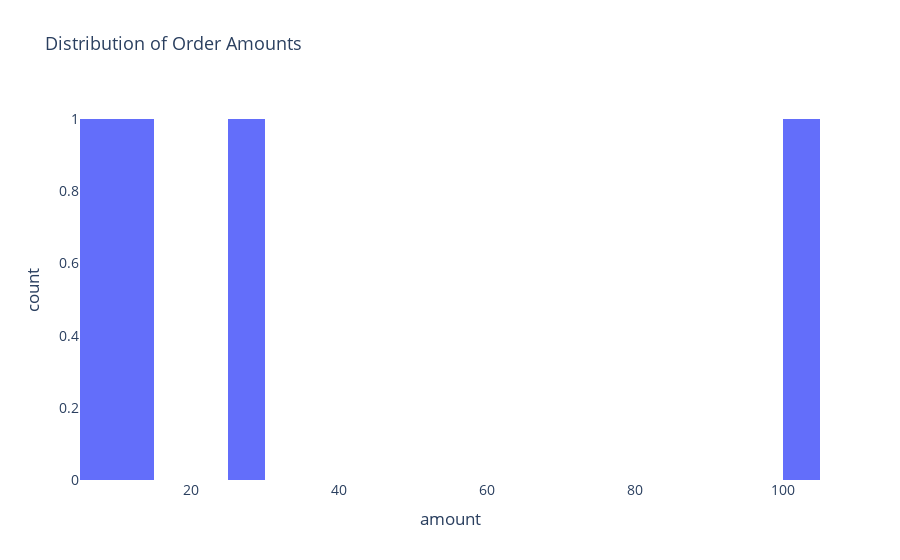

Notebook code cell kept with this figure:
### Markdown cell above
# Distribution of Order amounts:

### Code cell
amount_summary = df["amount"].describe()
amount_summary


fig = histogram_chart(
    df,
    x="amount",
    nbins=20,
    title="Distribution of Order Amounts",
)
save_fig(fig, ROOT/ "reports"/ "figures" / "amount_distribution.png")
print(amount_summary)
fig

### Figure 1 — Plotly figure (JSON) as saved in the notebook; plotly's stock layout.template omitted (floating-point values rounded to 4 significant figures)
{"data": [{"bingroup": "x", "hovertemplate": "amount=%{x}<br>count=%{y}<extra></extra>", "legendgroup": "", "marker": {"color": "#636efa", "pattern": {"shape": ""}}, "name": "", "nbinsx": 20, "orientation": "v", "showlegend": false, "type": "histogram", "x": [12.5, 8.0, NaN, 25.0, 100.0], "xaxis": "x", "yaxis": "y"}], "layout": {"barmode": "relative", "font": {"size": 14}, "legend": {"tracegroupgap": 0}, "plot_bgcolor": "white", "title": {"font": {"size": 18}, "text": "Distribution of Order Amounts"}, "xaxis": {"anchor": "y", "domain": [0, 1], "showgrid": true, "title": {"text": "amount"}}, "yaxis": {"anchor": "x", "domain": [0, 1], "title": {"text": "count"}}}}
